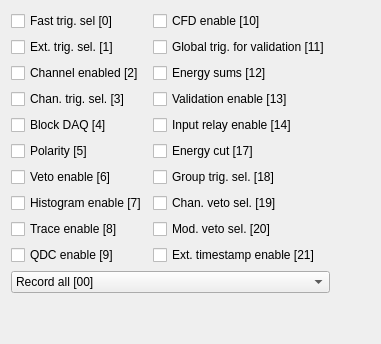
        <widget class="QWidget" name="tab_2">
         <attribute name="title">
          <string>Channel register</string>
         </attribute>
         <layout class="QGridLayout" name="gridLayout_4">
          <item row="0" column="0">
           <layout class="QHBoxLayout" name="horizontalLayout_42">
            <item>
             <layout class="QVBoxLayout" name="verticalLayout_21">
              <item>
               <layout class="QVBoxLayout" name="verticalLayout_20">
                <item>
                 <layout class="QHBoxLayout" name="horizontalLayout_41">
                  <item>
                   <layout class="QVBoxLayout" name="verticalLayout_18">
                    <item>
                     <widget class="QCheckBox" name="CSRA_0">
                      <property name="text">
                       <string>Fast trig. sel [0]</string>
                      </property>
                     </widget>
                    </item>
                    <item>
                     <widget class="QCheckBox" name="CSRA_1">
                      <property name="text">
                       <string>Ext. trig. sel. [1]</string>
                      </property>
                     </widget>
                    </item>
                    <item>
                     <widget class="QCheckBox" name="CSRA_2">
                      <property name="text">
                       <string>Channel enabled [2]</string>
                      </property>
                     </widget>
                    </item>
                    <item>
                     <widget class="QCheckBox" name="CSRA_3">
                      <property name="text">
                       <string>Chan. trig. sel. [3]</string>
                      </property>
                     </widget>
                    </item>
                    <item>
                     <widget class="QCheckBox" name="CSRA_4">
                      <property name="text">
                       <string>Block DAQ [4]</string>
                      </property>
                     </widget>
                    </item>
                    <item>
                     <widget class="QCheckBox" name="CSRA_5">
                      <property name="text">
                       <string>Polarity [5]</string>
                      </property>
                     </widget>
                    </item>
                    <item>
                     <widget class="QCheckBox" name="CSRA_6">
                      <property name="text">
                       <string>Veto enable [6]</string>
                      </property>
                     </widget>
                    </item>
                    <item>
                     <widget class="QCheckBox" name="CSRA_7">
                      <property name="text">
                       <string>Histogram enable [7]</string>
                      </property>
                     </widget>
                    </item>
                    <item>
                     <widget class="QCheckBox" name="CSRA_8">
                      <property name="text">
                       <string>Trace enable [8]</string>
                      </property>
                     </widget>
                    </item>
                    <item>
                     <widget class="QCheckBox" name="CSRA_9">
                      <property name="text">
                       <string>QDC enable [9]</string>
                      </property>
                     </widget>
                    </item>
                   </layout>
                  </item>
                  <item>
                   <layout class="QVBoxLayout" name="verticalLayout_19">
                    <item>
                     <widget class="QCheckBox" name="CSRA_10">
                      <property name="text">
                       <string>CFD enable [10]</string>
                      </property>
                     </widget>
                    </item>
                    <item>
                     <widget class="QCheckBox" name="CSRA_11">
                      <property name="text">
                       <string>Global trig. for validation [11]</string>
                      </property>
                     </widget>
                    </item>
                    <item>
                     <widget class="QCheckBox" name="CSRA_12">
                      <property name="text">
                       <string>Energy sums [12]</string>
                      </property>
                     </widget>
                    </item>
                    <item>
                     <widget class="QCheckBox" name="CSRA_13">
                      <property name="text">
                       <string>Validation enable [13]</string>
                      </property>
                     </widget>
                    </item>
                    <item>
                     <widget class="QCheckBox" name="CSRA_14">
                      <property name="text">
                       <string>Input relay enable [14]</string>
                      </property>
                     </widget>
                    </item>
                    <item>
                     <widget class="QCheckBox" name="CSRA_17">
                      <property name="text">
                       <string>Energy cut [17]</string>
                      </property>
                     </widget>
                    </item>
                    <item>
                     <widget class="QCheckBox" name="CSRA_18">
                      <property name="text">
                       <string>Group trig. sel. [18]</string>
                      </property>
                     </widget>
                    </item>
                    <item>
                     <widget class="QCheckBox" name="CSRA_19">
                      <property name="text">
                       <string>Chan. veto sel. [19]</string>
                      </property>
                     </widget>
                    </item>
                    <item>
                     <widget class="QCheckBox" name="CSRA_20">
                      <property name="text">
                       <string>Mod. veto sel. [20]</string>
                      </property>
                     </widget>
                    </item>
                    <item>
                     <widget class="QCheckBox" name="CSRA_21">
                      <property name="text">
                       <string>Ext. timestamp enable [21]</string>
                      </property>
                     </widget>
                    </item>
                   </layout>
                  </item>
                 </layout>
                </item>
                <item>
                 <widget class="QComboBox" name="pile_up_sel">
                  <item>
                   <property name="text">
                    <string>Record all [00]</string>
                   </property>
                  </item>
                  <item>
                   <property name="text">
                    <string>Reject pile-up [01]</string>
                   </property>
                  </item>
                  <item>
                   <property name="text">
                    <string>Record all + pile-up trace [10]</string>
                   </property>
                  </item>
                  <item>
                   <property name="text">
                    <string>Reject non-pileup [11]</string>
                   </property>
                  </item>
                 </widget>
                </item>
               </layout>
              </item>
              <item>
               <spacer name="verticalSpacer_6">
                <property name="orientation">
                 <enum>Qt::Vertical</enum>
                </property>
                <property name="sizeHint" stdset="0">
                 <size>
                  <width>20</width>
                  <height>40</height>
                 </size>
                </property>
               </spacer>
              </item>
             </layout>
            </item>
            <item>
             <spacer name="horizontalSpacer_7">
              <property name="orientation">
               <enum>Qt::Horizontal</enum>
              </property>
              <property name="sizeHint" stdset="0">
               <size>
                <width>40</width>
                <height>20</height>
               </size>
              </property>
             </spacer>
            </item>
           </layout>
          </item>
         </layout>
        </widget>
